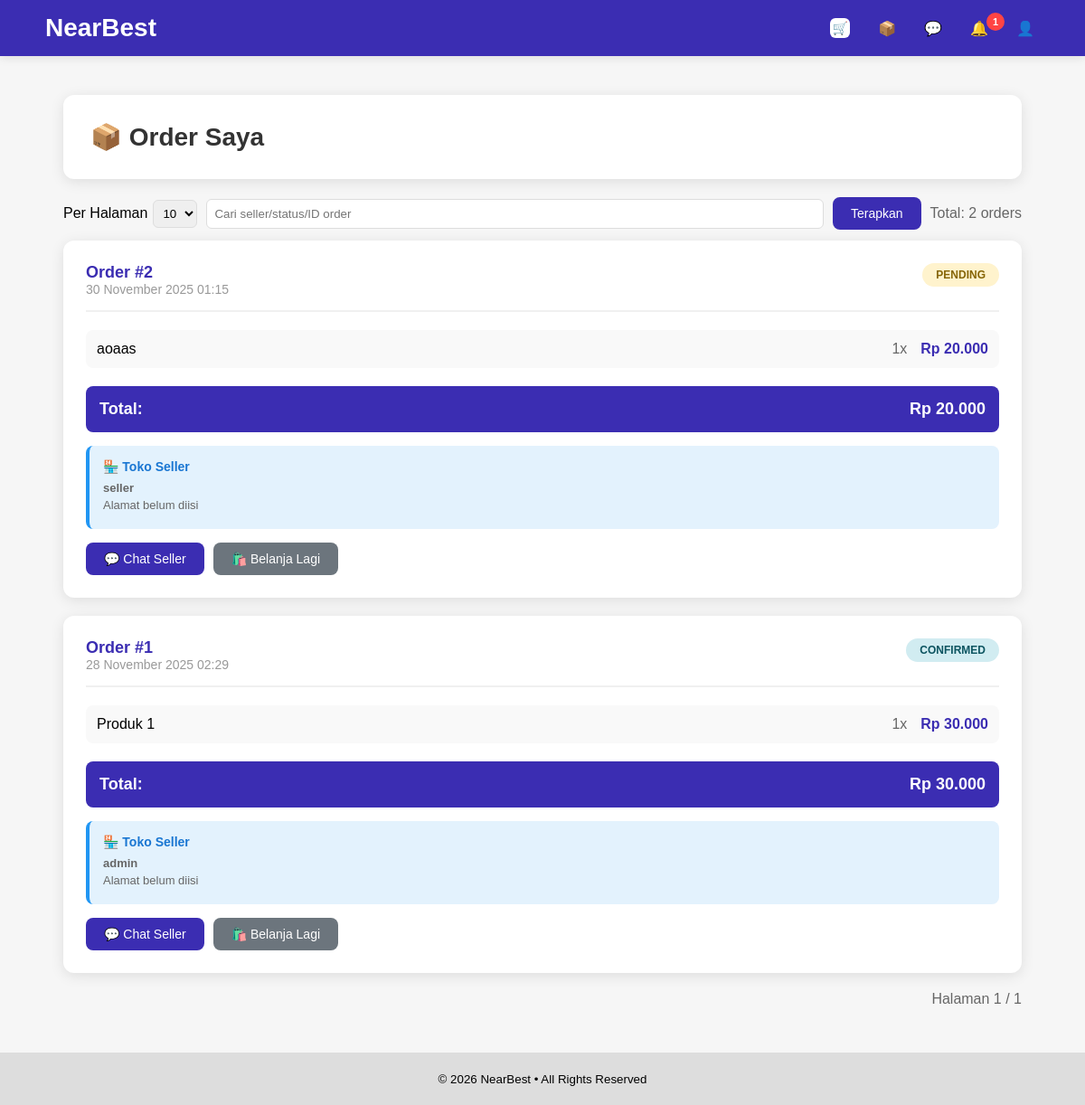
Page /pages/my_orders.php (signed in) on the committed database.
### tables this page shows
CREATE TABLE `orders` (
  `id` int NOT NULL,
  `buyer_id` int DEFAULT NULL,
  `buyer_username` varchar(100) DEFAULT NULL,
  `seller_username` varchar(100) DEFAULT 'admin',
  `seller_store_name` varchar(255) DEFAULT NULL,
  `seller_store_address` text,
  `total` int DEFAULT NULL,
  `total_amount` decimal(10,2) DEFAULT NULL,
  `status` varchar(50) DEFAULT 'Pending',
  `notes` text,
  `created_at` datetime DEFAULT CURRENT_TIMESTAMP,
  `updated_at` timestamp NULL DEFAULT CURRENT_TIMESTAMP ON UPDATE CURRENT_TIMESTAMP
);

CREATE TABLE `order_items` (
  `id` int NOT NULL,
  `order_id` int DEFAULT NULL,
  `product_id` int DEFAULT NULL,
  `product_name` varchar(255) DEFAULT NULL,
  `qty` int DEFAULT NULL,
  `quantity` int DEFAULT NULL,
  `price` int DEFAULT NULL,
  `subtotal` decimal(10,2) DEFAULT NULL
);

### pages/my_orders.php (the view, shortened to what this page needs)
<?php
include "../db.php";
$buyer_username = $_SESSION['username'];
$username_escaped = mysqli_real_escape_string($conn, $buyer_username);
$per_page = isset($_GET['per_page']) ? (int)$_GET['per_page'] : 10;
$page = isset($_GET['page']) ? (int)$_GET['page'] : 1; if($page<1) $page=1;
$q = isset($_GET['q']) ? trim($_GET['q']) : '';
$whereParts = ["buyer_username='$username_escaped'"];
$whereSql = 'WHERE '.implode(' AND ', $whereParts);
$countRes = mysqli_query($conn, "SELECT COUNT(*) c FROM orders $whereSql");
$total = 0; if($countRes){ $row=mysqli_fetch_assoc($countRes); $total=(int)$row['c']; }
$offset = ($page-1)*$per_page;
$result = mysqli_query($conn, "SELECT * FROM orders $whereSql ORDER BY created_at DESC LIMIT $per_page OFFSET $offset");
$total_pages = $per_page>0 ? max(1, (int)ceil($total/$per_page)) : 1;
?>
<!DOCTYPE html>
<html lang="id">
<head>
</head>
<body>
<?php include "../includes/header.php"; ?>
<div class="container">
    <div class="page-header">
        <h1>📦 Order Saya</h1>
    </div>
    <form method="GET" style="display:flex;gap:10px;align-items:center;margin-bottom:12px">
        <label style="display:flex;gap:6px;align-items:center">Per Halaman
            <select name="per_page" style="padding:6px;border:1px solid #ddd;border-radius:6px">
                <option value="10"<?= $per_page===10?' selected':'' ?>>10</option>
            </select>
        </label>
        <input type="text" name="q" value="<?=htmlspecialchars($q)?>" placeholder="Cari seller/status/ID order" style="padding:8px;border:1px solid #ddd;border-radius:6px;flex:1">
        <button class="btn" style="background:#3b2db2">Terapkan</button>
        <div style="margin-left:auto;color:#666">Total: <?= (int)$total ?> orders</div>
    </form>
    <?php if($result && mysqli_num_rows($result) > 0): ?>
        <?php while($order = mysqli_fetch_assoc($result)):
            $order_id = $order['id'];
            $items_sql = "SELECT * FROM order_items WHERE order_id='$order_id'";
            $items_result = mysqli_query($conn, $items_sql);
            $seller_info = [];
            if(!empty($order['seller_username'])) {
                if(empty($seller_info)) {
                    $seller_info = [
                        'store_name' => !empty($order['seller_store_name']) ? $order['seller_store_name'] : $order['seller_username'],
                        'store_address' => !empty($order['seller_store_address']) ? $order['seller_store_address'] : 'Alamat belum diisi'
                    ];
                }
            }
        ?>
        <div class="order-card">
            <div class="order-header">
                <div>
                    <div class="order-id">Order #<?php echo $order['id']; ?></div>
                    <div class="order-date"><?php echo date('d F Y H:i', strtotime($order['created_at'])); ?></div>
                </div>
                <span class="status-badge status-<?php echo $order['status']; ?>">
                    <?php echo strtoupper($order['status']); ?>
                </span>
            </div>
            <div class="order-items">
                <?php while($item = mysqli_fetch_assoc($items_result)): ?>
                <div class="order-item">
                    <div class="order-item-name"><?php echo htmlspecialchars($item['product_name']); ?></div>
                    <div class="order-item-qty"><?php echo $item['quantity']; ?>x</div>
                    <div class="order-item-price">Rp <?php echo number_format($item['subtotal'], 0, ',', '.'); ?></div>
                </div>
                <?php endwhile; ?>
            </div>
            <div class="order-total">
                <span>Total:</span>
                <span>Rp <?php echo number_format($order['total_amount'], 0, ',', '.'); ?></span>
            </div>
            <?php if(!empty($seller_info)): ?>
            <div style="background:#e3f2fd; padding:15px; border-radius:8px; margin-top:15px; border-left:4px solid #2196F3;">
                <h4 style="color:#1976d2; margin-bottom:8px; font-size:14px;">🏪 Toko Seller</h4>
                <p style="color:#666; font-size:13px; margin:4px 0;"><strong><?php echo htmlspecialchars($seller_info['store_name']); ?></strong></p>
                <p style="color:#666; font-size:13px; margin:4px 0;"><?php echo htmlspecialchars($seller_info['store_address']); ?></p>
            </div>
            <?php endif; ?>
            <div class="order-actions">
                <a href="chat.php?to=<?php echo htmlspecialchars($order['seller_username']); ?>" class="btn">💬 Chat Seller</a>
                <a href="shop.php" class="btn btn-secondary">🛍️ Belanja Lagi</a>
            </div>
        </div>
        <?php endwhile; ?>
        <div style="display:flex;gap:10px;align-items:center;justify-content:flex-end;margin:10px 0 20px">
            <div style="color:#666">Halaman <?= (int)$page ?> / <?= (int)$total_pages ?></div>
        </div>
    <?php endif; ?>
</div>
<?php include "../includes/footer.php"; ?>
</body>
</html>

### pages/my_orders.php (style rules this page uses)
* { margin:0; padding:0; box-sizing:border-box; font-family: Arial; }
body { background:#f6f6f6; }
.container { max-width:1100px; margin:40px auto; padding:0 20px; }
.page-header { background:#fff; padding:30px; border-radius:12px; box-shadow:0 3px 15px rgba(0,0,0,0.1); margin-bottom:20px; }
.page-header h1 { font-size:28px; color:#333; }
.order-card { background:#fff; padding:25px; border-radius:12px; box-shadow:0 3px 15px rgba(0,0,0,0.1); margin-bottom:20px; }
.order-header { display:flex; justify-content:space-between; align-items:start; margin-bottom:20px; padding-bottom:15px; border-bottom:2px solid #f0f0f0; }
.order-id { font-size:18px; font-weight:bold; color:#3b2db2; }
.order-date { color:#999; font-size:14px; }
.status-badge { padding:6px 15px; border-radius:20px; font-size:12px; font-weight:bold; }
.status-pending { background:#fff3cd; color:#856404; }
.status-confirmed { background:#d1ecf1; color:#0c5460; }
.order-items { margin:20px 0; }
.order-item { display:flex; justify-content:space-between; padding:12px; background:#f9f9f9; border-radius:8px; margin-bottom:10px; }
.order-item-name { flex:1; }
.order-item-qty { margin:0 15px; color:#666; }
.order-item-price { font-weight:bold; color:#3b2db2; }
.order-total { display:flex; justify-content:space-between; padding:15px; background:#3b2db2; color:white; border-radius:8px; font-size:18px; font-weight:bold; margin-top:15px; }
.order-actions { margin-top:15px; display:flex; gap:10px; }
.btn { padding:10px 20px; background:#3b2db2; color:white; text-decoration:none; border-radius:8px; font-size:14px; font-weight:500; transition:.2s; border:none; cursor:pointer; }
.btn-secondary { background:#6c757d; }

### rows in the picture
orders: id "2", created_at "30 November 2025 01:15", status "PENDING", total_amount "20.000", store_name "seller", store_address "Alamat belum diisi"
order_items: product_name "aoaas", quantity "1", subtotal "20.000"
orders: id "1", created_at "28 November 2025 02:29", status "CONFIRMED", total_amount "30.000", store_name "admin", store_address "Alamat belum diisi"
order_items: product_name "Produk 1", quantity "1", subtotal "30.000"

### other values in the picture
$notification_count "1"
$total "2"
$page "1"
$total_pages "1"
